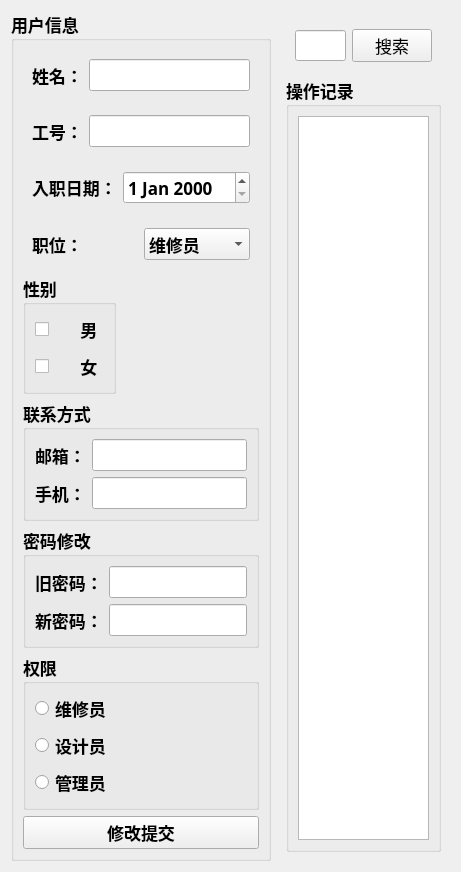
<?xml version="1.0" encoding="UTF-8"?>
<ui version="4.0">
 <class>user_management</class>
 <widget class="QWidget" name="user_management">
  <property name="geometry">
   <rect>
    <x>0</x>
    <y>0</y>
    <width>455</width>
    <height>848</height>
   </rect>
  </property>
  <property name="windowTitle">
   <string>Form</string>
  </property>
  <layout class="QGridLayout" name="gridLayout_3">
   <item row="0" column="1">
    <spacer name="verticalSpacer">
     <property name="orientation">
      <enum>Qt::Vertical</enum>
     </property>
     <property name="sizeHint" stdset="0">
      <size>
       <width>20</width>
       <height>40</height>
      </size>
     </property>
    </spacer>
   </item>
   <item row="1" column="0">
    <spacer name="horizontalSpacer">
     <property name="orientation">
      <enum>Qt::Horizontal</enum>
     </property>
     <property name="sizeHint" stdset="0">
      <size>
       <width>40</width>
       <height>20</height>
      </size>
     </property>
    </spacer>
   </item>
   <item row="1" column="1">
    <widget class="QGroupBox" name="groupBox_all">
     <property name="font">
      <font>
       <family>微软雅黑</family>
       <pointsize>13</pointsize>
       <weight>75</weight>
       <bold>true</bold>
      </font>
     </property>
     <property name="title">
      <string>用户信息</string>
     </property>
     <layout class="QVBoxLayout" name="verticalLayout_3">
      <item>
       <widget class="QWidget" name="widget" native="true">
        <layout class="QHBoxLayout" name="horizontalLayout">
         <item>
          <widget class="QLabel" name="label">
           <property name="font">
            <font>
             <family>微软雅黑</family>
             <pointsize>13</pointsize>
             <weight>75</weight>
             <bold>true</bold>
            </font>
           </property>
           <property name="text">
            <string>姓名：</string>
           </property>
          </widget>
         </item>
         <item>
          <widget class="QLineEdit" name="lineEdit">
           <property name="font">
            <font>
             <pointsize>13</pointsize>
            </font>
           </property>
          </widget>
         </item>
        </layout>
       </widget>
      </item>
      <item>
       <widget class="QWidget" name="widget_2" native="true">
        <layout class="QHBoxLayout" name="horizontalLayout_2">
         <item>
          <widget class="QLabel" name="label_2">
           <property name="font">
            <font>
             <family>微软雅黑</family>
             <pointsize>13</pointsize>
             <weight>75</weight>
             <bold>true</bold>
            </font>
           </property>
           <property name="text">
            <string>工号：</string>
           </property>
          </widget>
         </item>
         <item>
          <widget class="QLineEdit" name="lineEdit_2">
           <property name="font">
            <font>
             <pointsize>13</pointsize>
            </font>
           </property>
          </widget>
         </item>
        </layout>
       </widget>
      </item>
      <item>
       <widget class="QWidget" name="widget_3" native="true">
        <layout class="QHBoxLayout" name="horizontalLayout_3">
         <item>
          <widget class="QLabel" name="label_3">
           <property name="font">
            <font>
             <family>微软雅黑</family>
             <pointsize>13</pointsize>
             <weight>75</weight>
             <bold>true</bold>
            </font>
           </property>
           <property name="text">
            <string>入职日期：</string>
           </property>
          </widget>
         </item>
         <item>
          <widget class="QDateEdit" name="dateEdit">
           <property name="font">
            <font>
             <pointsize>13</pointsize>
            </font>
           </property>
          </widget>
         </item>
        </layout>
       </widget>
      </item>
      <item>
       <widget class="QWidget" name="widget_4" native="true">
        <layout class="QHBoxLayout" name="horizontalLayout_4">
         <item>
          <widget class="QLabel" name="label_4">
           <property name="font">
            <font>
             <family>微软雅黑</family>
             <pointsize>13</pointsize>
             <weight>75</weight>
             <bold>true</bold>
            </font>
           </property>
           <property name="text">
            <string>职位：</string>
           </property>
          </widget>
         </item>
         <item>
          <widget class="QComboBox" name="comboBox">
           <property name="font">
            <font>
             <family>微软雅黑</family>
             <pointsize>13</pointsize>
             <weight>75</weight>
             <bold>true</bold>
            </font>
           </property>
           <item>
            <property name="text">
             <string>维修员</string>
            </property>
           </item>
           <item>
            <property name="text">
             <string>设计员</string>
            </property>
           </item>
           <item>
            <property name="text">
             <string>管理员</string>
            </property>
           </item>
          </widget>
         </item>
        </layout>
       </widget>
      </item>
      <item>
       <widget class="QGroupBox" name="groupBox">
        <property name="sizePolicy">
         <sizepolicy hsizetype="Fixed" vsizetype="Fixed">
          <horstretch>0</horstretch>
          <verstretch>0</verstretch>
         </sizepolicy>
        </property>
        <property name="font">
         <font>
          <family>微软雅黑</family>
          <pointsize>13</pointsize>
          <weight>75</weight>
          <bold>true</bold>
         </font>
        </property>
        <property name="title">
         <string>性别</string>
        </property>
        <layout class="QVBoxLayout" name="verticalLayout">
         <item>
          <widget class="QCheckBox" name="checkBox">
           <property name="text">
            <string>      男</string>
           </property>
          </widget>
         </item>
         <item>
          <widget class="QCheckBox" name="checkBox_2">
           <property name="text">
            <string>      女</string>
           </property>
          </widget>
         </item>
        </layout>
       </widget>
      </item>
      <item>
       <widget class="QGroupBox" name="groupBox_2">
        <property name="font">
         <font>
          <family>微软雅黑</family>
          <pointsize>13</pointsize>
          <weight>75</weight>
          <bold>true</bold>
         </font>
        </property>
        <property name="title">
         <string>联系方式</string>
        </property>
        <layout class="QGridLayout" name="gridLayout">
         <item row="2" column="0">
          <widget class="QLabel" name="label_6">
           <property name="text">
            <string>手机：</string>
           </property>
          </widget>
         </item>
         <item row="0" column="1">
          <widget class="QLineEdit" name="lineEdit_3"/>
         </item>
         <item row="2" column="1">
          <widget class="QLineEdit" name="lineEdit_4"/>
         </item>
         <item row="0" column="0">
          <widget class="QLabel" name="label_5">
           <property name="text">
            <string>邮箱：</string>
           </property>
          </widget>
         </item>
         <item row="1" column="1">
          <spacer name="verticalSpacer_4">
           <property name="orientation">
            <enum>Qt::Vertical</enum>
           </property>
           <property name="sizeHint" stdset="0">
            <size>
             <width>20</width>
             <height>35</height>
            </size>
           </property>
          </spacer>
         </item>
        </layout>
       </widget>
      </item>
      <item>
       <widget class="QGroupBox" name="groupBox_5">
        <property name="font">
         <font>
          <family>微软雅黑</family>
          <pointsize>13</pointsize>
          <weight>75</weight>
          <bold>true</bold>
         </font>
        </property>
        <property name="title">
         <string>密码修改</string>
        </property>
        <layout class="QGridLayout" name="gridLayout_2">
         <item row="2" column="0">
          <widget class="QLabel" name="label_7">
           <property name="text">
            <string>新密码：</string>
           </property>
          </widget>
         </item>
         <item row="0" column="1">
          <widget class="QLineEdit" name="lineEdit_6"/>
         </item>
         <item row="2" column="1">
          <widget class="QLineEdit" name="lineEdit_7"/>
         </item>
         <item row="0" column="0">
          <widget class="QLabel" name="label_8">
           <property name="text">
            <string>旧密码：</string>
           </property>
          </widget>
         </item>
         <item row="1" column="1">
          <spacer name="verticalSpacer_9">
           <property name="orientation">
            <enum>Qt::Vertical</enum>
           </property>
           <property name="sizeHint" stdset="0">
            <size>
             <width>20</width>
             <height>35</height>
            </size>
           </property>
          </spacer>
         </item>
        </layout>
       </widget>
      </item>
      <item>
       <widget class="QGroupBox" name="groupBox_3">
        <property name="font">
         <font>
          <family>微软雅黑</family>
          <pointsize>13</pointsize>
          <weight>75</weight>
          <bold>true</bold>
         </font>
        </property>
        <property name="title">
         <string>权限</string>
        </property>
        <layout class="QVBoxLayout" name="verticalLayout_2">
         <item>
          <widget class="QRadioButton" name="radioButton">
           <property name="text">
            <string>维修员</string>
           </property>
          </widget>
         </item>
         <item>
          <widget class="QRadioButton" name="radioButton_2">
           <property name="text">
            <string>设计员</string>
           </property>
          </widget>
         </item>
         <item>
          <widget class="QRadioButton" name="radioButton_3">
           <property name="text">
            <string>管理员</string>
           </property>
          </widget>
         </item>
        </layout>
       </widget>
      </item>
      <item>
       <widget class="QPushButton" name="pushButton_2">
        <property name="font">
         <font>
          <family>微软雅黑</family>
          <pointsize>13</pointsize>
         </font>
        </property>
        <property name="text">
         <string>修改提交</string>
        </property>
       </widget>
      </item>
     </layout>
    </widget>
   </item>
   <item row="1" column="3">
    <spacer name="horizontalSpacer_2">
     <property name="orientation">
      <enum>Qt::Horizontal</enum>
     </property>
     <property name="sizeHint" stdset="0">
      <size>
       <width>40</width>
       <height>20</height>
      </size>
     </property>
    </spacer>
   </item>
   <item row="2" column="2">
    <spacer name="verticalSpacer_6">
     <property name="orientation">
      <enum>Qt::Vertical</enum>
     </property>
     <property name="sizeHint" stdset="0">
      <size>
       <width>17</width>
       <height>37</height>
      </size>
     </property>
    </spacer>
   </item>
   <item row="3" column="2">
    <spacer name="verticalSpacer_3">
     <property name="orientation">
      <enum>Qt::Vertical</enum>
     </property>
     <property name="sizeHint" stdset="0">
      <size>
       <width>17</width>
       <height>37</height>
      </size>
     </property>
    </spacer>
   </item>
   <item row="4" column="2">
    <spacer name="verticalSpacer_7">
     <property name="orientation">
      <enum>Qt::Vertical</enum>
     </property>
     <property name="sizeHint" stdset="0">
      <size>
       <width>20</width>
       <height>40</height>
      </size>
     </property>
    </spacer>
   </item>
   <item row="5" column="2">
    <spacer name="verticalSpacer_2">
     <property name="orientation">
      <enum>Qt::Vertical</enum>
     </property>
     <property name="sizeHint" stdset="0">
      <size>
       <width>20</width>
       <height>40</height>
      </size>
     </property>
    </spacer>
   </item>
   <item row="6" column="2">
    <spacer name="verticalSpacer_5">
     <property name="orientation">
      <enum>Qt::Vertical</enum>
     </property>
     <property name="sizeHint" stdset="0">
      <size>
       <width>20</width>
       <height>40</height>
      </size>
     </property>
    </spacer>
   </item>
   <item row="1" column="2">
    <widget class="QWidget" name="widget_6" native="true">
     <layout class="QVBoxLayout" name="verticalLayout_5">
      <item>
       <widget class="QWidget" name="widget_5" native="true">
        <layout class="QHBoxLayout" name="horizontalLayout_5">
         <item>
          <widget class="QLineEdit" name="lineEdit_5">
           <property name="font">
            <font>
             <family>微软雅黑</family>
             <pointsize>12</pointsize>
            </font>
           </property>
          </widget>
         </item>
         <item>
          <widget class="QPushButton" name="pushButton">
           <property name="font">
            <font>
             <family>微软雅黑</family>
             <pointsize>13</pointsize>
            </font>
           </property>
           <property name="text">
            <string>搜索</string>
           </property>
          </widget>
         </item>
        </layout>
       </widget>
      </item>
      <item>
       <widget class="QGroupBox" name="groupBox_4">
        <property name="font">
         <font>
          <family>微软雅黑</family>
          <pointsize>13</pointsize>
          <weight>75</weight>
          <bold>true</bold>
         </font>
        </property>
        <property name="title">
         <string>操作记录</string>
        </property>
        <layout class="QVBoxLayout" name="verticalLayout_4">
         <item>
          <widget class="QTableWidget" name="tableWidget"/>
         </item>
        </layout>
       </widget>
      </item>
     </layout>
    </widget>
   </item>
  </layout>
 </widget>
 <resources/>
 <connections/>
</ui>
